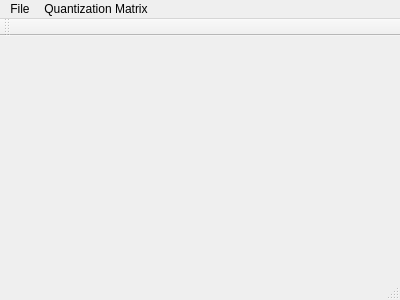
<?xml version="1.0" encoding="UTF-8"?>
<ui version="4.0">
 <class>MainWindow</class>
 <widget class="QMainWindow" name="MainWindow">
  <property name="geometry">
   <rect>
    <x>0</x>
    <y>0</y>
    <width>400</width>
    <height>300</height>
   </rect>
  </property>
  <property name="windowTitle">
   <string>MainWindow</string>
  </property>
  <widget class="QWidget" name="centralWidget"/>
  <widget class="QMenuBar" name="menuBar">
   <property name="geometry">
    <rect>
     <x>0</x>
     <y>0</y>
     <width>400</width>
     <height>22</height>
    </rect>
   </property>
   <widget class="QMenu" name="menuFile">
    <property name="title">
     <string>File</string>
    </property>
    <addaction name="actionOpen_File"/>
   </widget>
   <widget class="QMenu" name="menuQuantization_Matrix">
    <property name="title">
     <string>Quantization Matrix</string>
    </property>
    <addaction name="actionNon_uniform_quantization"/>
    <addaction name="actionLow_non_uniform_quantization"/>
    <addaction name="actionHigh_non_uniform_quantization"/>
    <addaction name="actionConstant_quantization"/>
    <addaction name="actionLow_constant_quantization"/>
    <addaction name="actionHigh_constant_quantization"/>
   </widget>
   <addaction name="menuFile"/>
   <addaction name="menuQuantization_Matrix"/>
  </widget>
  <widget class="QToolBar" name="mainToolBar">
   <attribute name="toolBarArea">
    <enum>TopToolBarArea</enum>
   </attribute>
   <attribute name="toolBarBreak">
    <bool>false</bool>
   </attribute>
  </widget>
  <widget class="QStatusBar" name="statusBar"/>
  <action name="actionOpen_File">
   <property name="text">
    <string>Open File</string>
   </property>
  </action>
  <action name="actionSave_File">
   <property name="text">
    <string>Save File</string>
   </property>
  </action>
  <action name="actionNon_uniform_quantization">
   <property name="text">
    <string>non-uniform quantization</string>
   </property>
  </action>
  <action name="actionLow_non_uniform_quantization">
   <property name="text">
    <string>low non-uniform quantization</string>
   </property>
  </action>
  <action name="actionHigh_non_uniform_quantization">
   <property name="text">
    <string>high non-uniform quantization</string>
   </property>
  </action>
  <action name="actionConstant_quantization">
   <property name="text">
    <string>constant quantization</string>
   </property>
  </action>
  <action name="actionLow_constant_quantization">
   <property name="text">
    <string>low constant quantization</string>
   </property>
  </action>
  <action name="actionHigh_constant_quantization">
   <property name="text">
    <string>high constant quantization</string>
   </property>
  </action>
 </widget>
 <layoutdefault spacing="6" margin="11"/>
 <resources/>
 <connections/>
</ui>
